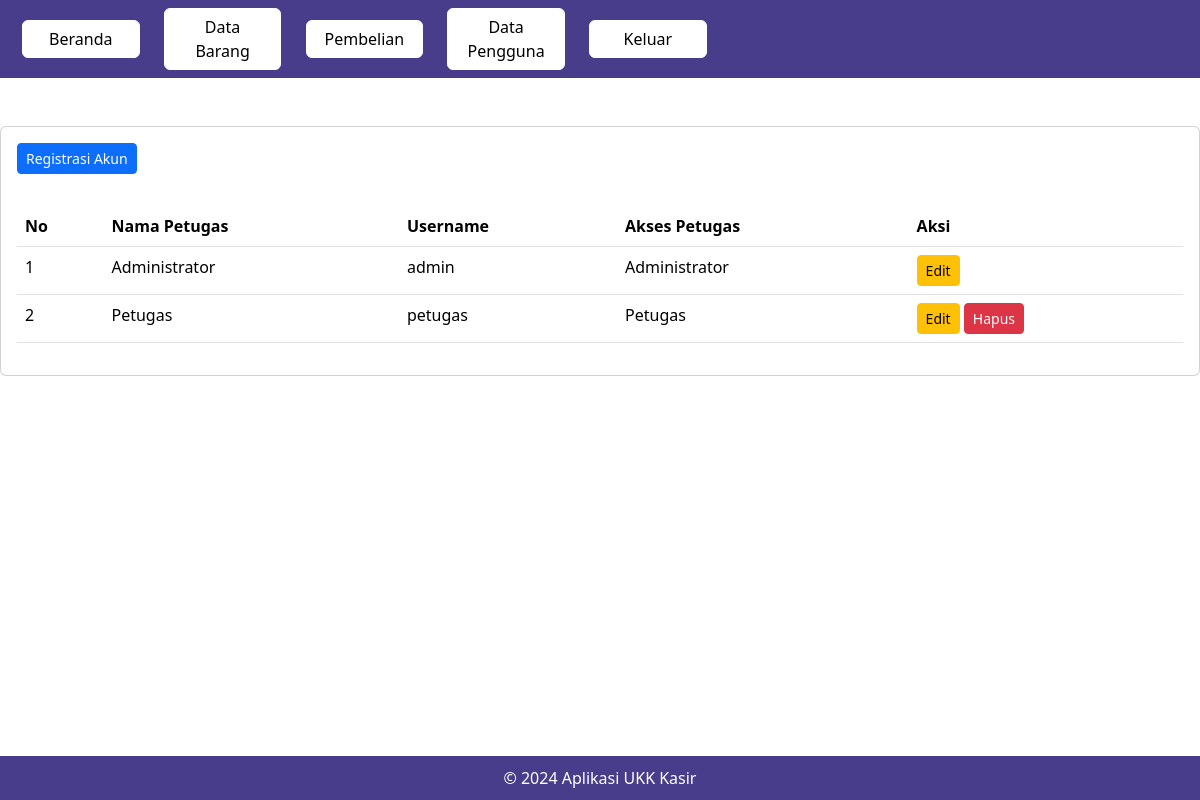
The page /administrator/data_pengguna.php (signed in) on the database its author committed.
### tables this page shows
CREATE TABLE `petugas` (
  `id_petugas` int(11) NOT NULL,
  `nama_petugas` varchar(255) NOT NULL,
  `username` text NOT NULL,
  `password` text NOT NULL,
  `level` int(11) NOT NULL
);

### administrator/data_pengguna.php (the view, shortened to what this page needs)
<?php
include "header.php";
?>
<div class="card mt-2">
	<div class="card-body">
		<button type="button" class="btn btn-primary btn-sm" data-bs-toggle="modal" data-bs-target="#tambah-data">
			Registrasi Akun
		</button>
	</div>
	<div class="card-body">
		<table class="table">
			<thead>
				<tr>
					<th>No</th>
					<th>Nama Petugas</th>
					<th>Username</th>
					<th>Akses Petugas</th>
					<th>Aksi</th>
				</tr>
			</thead>
			<tbody>
				<?php
				include '../koneksi.php';
				$no = 1;
				$data = mysqli_query($koneksi,"select * from petugas");
				while($d = mysqli_fetch_array($data)){
					?>
					<tr>
						<td><?php echo $no++; ?></td>
						<td><?php echo $d['nama_petugas']; ?></td>
						<td><?php echo $d['username']; ?></td>
						<td>
							<?php
							if ($d['level'] == '1') { ?>
								Administrator
							<?php } else { ?>
								Petugas
							<?php } ?>
						</td>
						<td>
							<button type="button" class="btn btn-warning btn-sm" data-bs-toggle="modal" data-bs-target="#edit-data<?php echo $d['id_petugas']; ?>">
								Edit
							</button>
							<?php
							if ($d['level'] == $_SESSION['level']) { ?>
							<?php } else { ?>
								<button type="button" class="btn btn-danger btn-sm" data-bs-toggle="modal" data-bs-target="#hapus-data<?php echo $d['id_petugas']; ?>">
									Hapus
								</button>
							<?php } ?>
						</td>
					</tr>
				<?php } ?>
			</tbody>
		</table>
	</div>
</div>
<?php
include "footer.php";
?>

### administrator/footer.php (style rules this page uses)
html, body { height: 100%; background-color: white; }
body { display: flex; flex-direction: column; }

### rows shown on the page
petugas: nama_petugas "Administrator", username "admin", level "Administrator"
petugas: nama_petugas "Petugas", username "petugas", level "Petugas"
